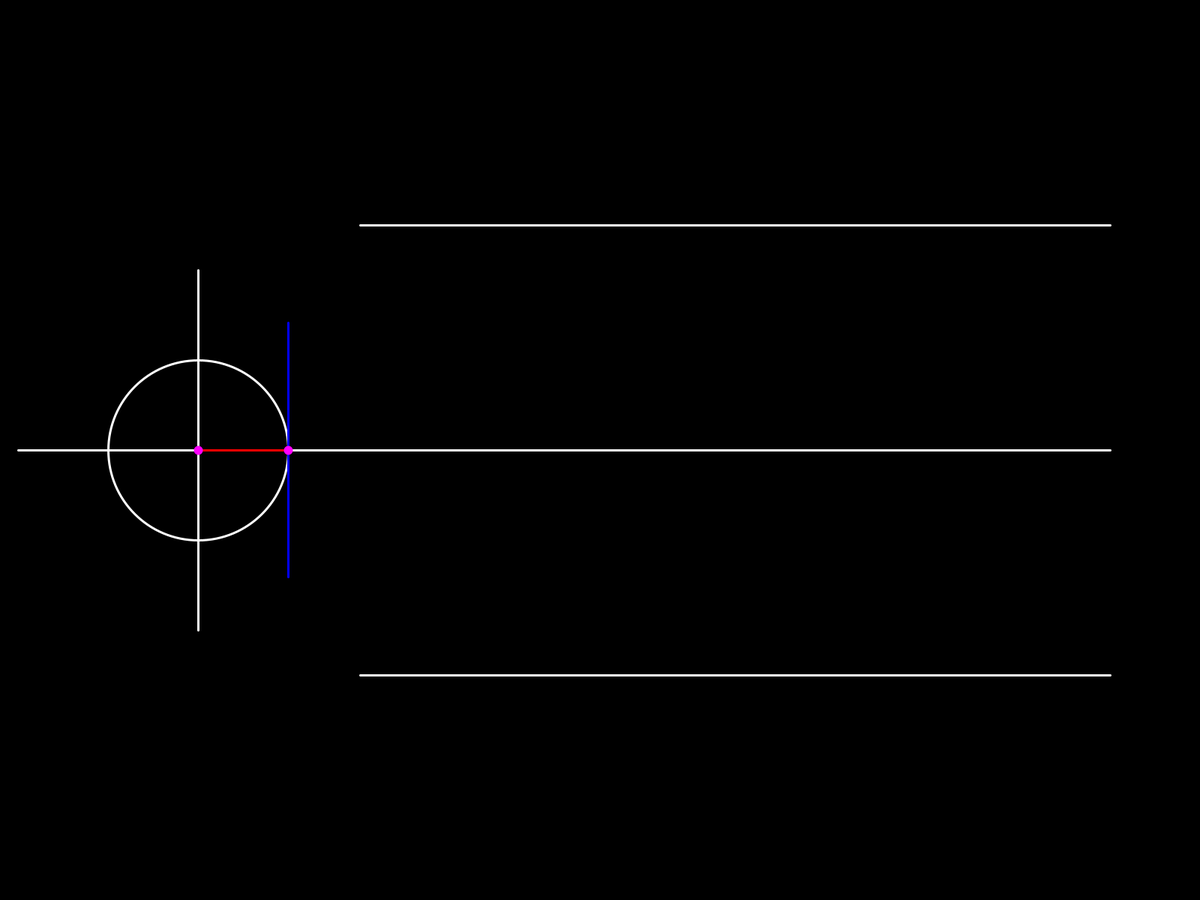
Frame 1 (no input)
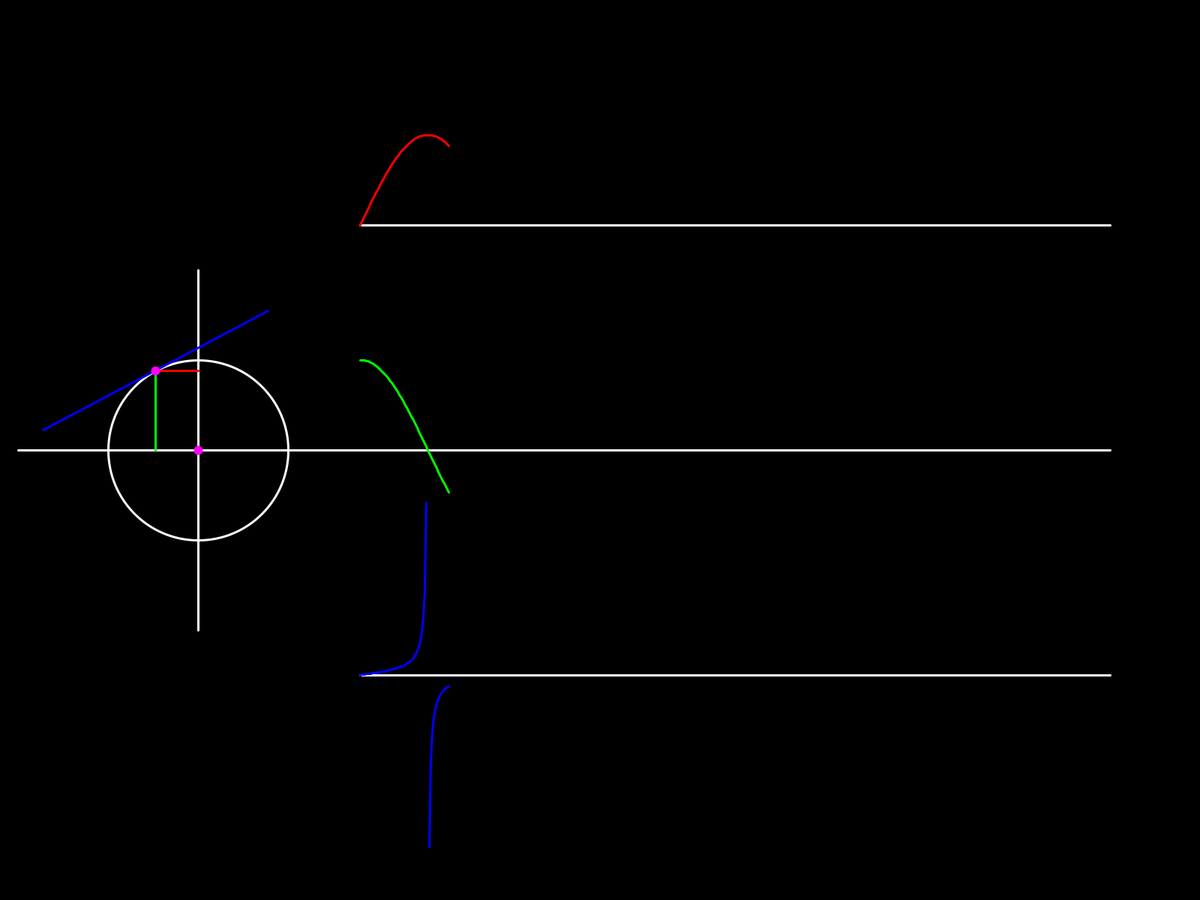
Frame 60 (the mouse pressed at the canvas centre just before this capture)
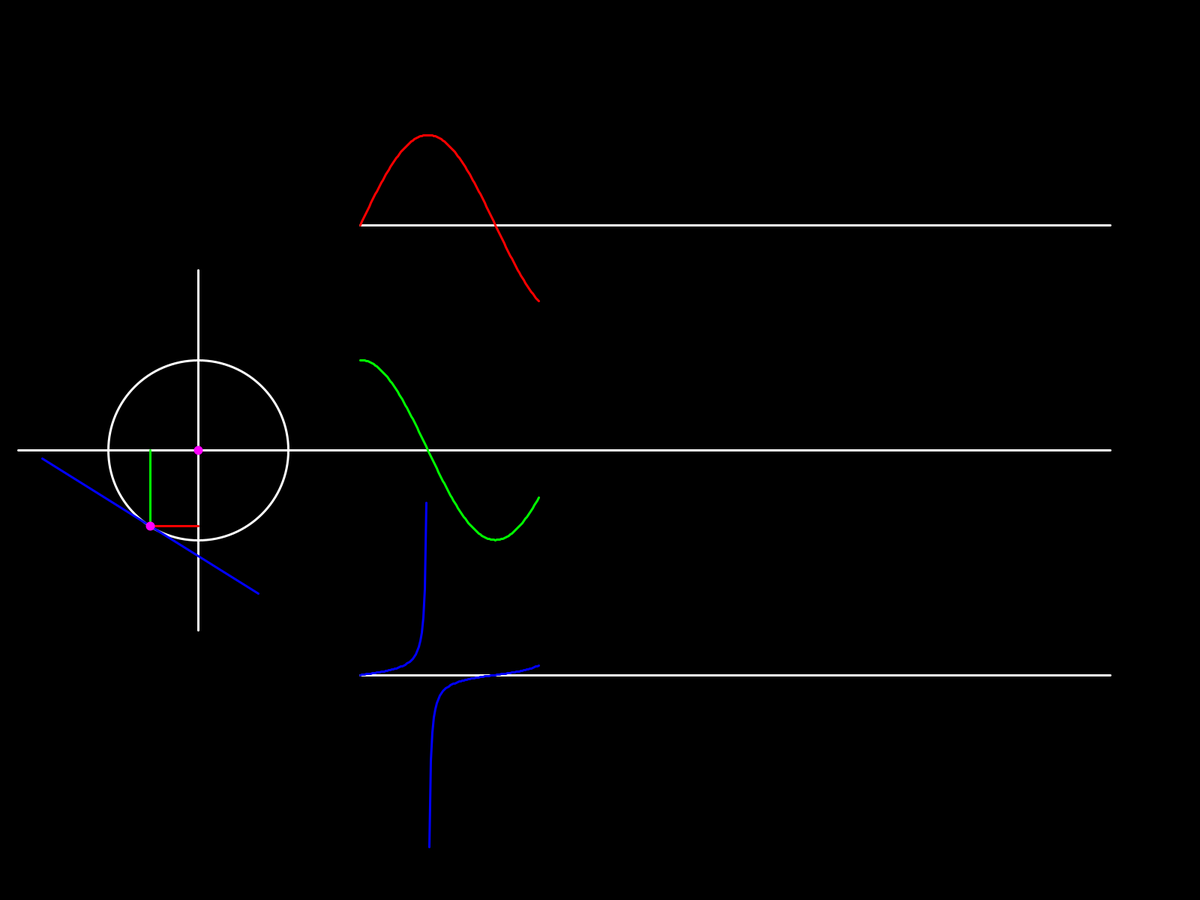
Frame 120 (the mouse held since frame 60 and released just before this capture)

The Processing sketch that drew these frames (run headless with seeded random() and noise(); from frame 60 on, the mouse is pressed at the canvas centre):

// Processing sketch: Yare_Yare_Daze
// ── Yare_Yare_Daze.pde
Visual visual;
void setup() {
  fullScreen();
  visual = new Visual(Visual.TRIGNOMETRIC, 2); //SPEED HAS TO BE A FACTOR OF 90: 1, 2, 3, 5, 6, 9, 10, 15, 18, 30, 45, 90
}

void draw() {
  background(0);
  visual.tick();
  visual.render();
}

// ── Trans.pde
class Visual { //<>//
  static final int TRIGNOMETRIC=1;
  float X, Y, x, y, sin, cos, tan, theta;
  int  r, l, speed;
  ArrayList<float[]> sincurve, coscurve, tancurve;
  boolean inf;

  Visual(int visual, int speed) {
    r=120;
    X=r*2.2;
    Y=height/2;
    l=1000;
    this.speed=speed;
    theta=-speed;
    sincurve=new ArrayList<float[]>();
    coscurve=new ArrayList<float[]>();
    tancurve=new ArrayList<float[]>();
  }
  void tick() {
    theta= theta==360-speed? 0:theta+speed;
    sin=sin(radians(theta));
    cos=cos(radians(theta));
    if (theta==90 || theta==270)
      inf=true;
    else {
      inf=false;
      tan=tan(radians(theta));
    }
    x=X+cos*r;
    y=Y-sin*r;
    coscurve.add(0, new float[]{width-r-l+coscurve.size()*speed, -cos*r+Y});
    if (coscurve.size()>l/speed) {
      coscurve.remove(l/speed);
      for (int i=0; i<coscurve.size(); i++)
        coscurve.get(i)[0]-=speed;
    }
    sincurve.add(0, new float[]{width-r-l+sincurve.size()*speed, -sin*r+Y/2});
    if (sincurve.size()>l/speed) {
      sincurve.remove(l/speed);
      for (int i=0; i<sincurve.size(); i++)
        sincurve.get(i)[0]-=speed;
    }
    if (!inf)
      tancurve.add(0, new float[]{width-r-l+tancurve.size()*speed, -tan*4*speed+Y*3/2});
    else
      tancurve.add(0, new float[]{width-r-l+tancurve.size()*speed});
    if (tancurve.size()>l/speed) {
      tancurve.remove(l/speed);
      for (int i=0; i<tancurve.size(); i++)
        tancurve.get(i)[0]-=speed;
    }
  }
  void render() {
    strokeWeight(3);
    noFill();
    stroke(255);
    ellipseMode(CENTER);
    ellipse(X, Y, r*2, r*2);
    line(X-r*2, Y, X+r*2, Y);
    line(X, Y-r*2, X, Y+r*2);
    line(width-r-l, Y/2, width-r, Y/2);
    line(width-r-l, Y, width-r, Y);
    line(width-r-l, Y*3/2, width-r, Y*3/2);
    stroke(255, 0, 0);
    line(X, y, x, y);
    beginShape();
    for (float[] cord : sincurve)
      vertex(cord[0], cord[1]);
    endShape();
    stroke(0, 255, 0);
    line(x, Y, x, y);
    beginShape();
    for (float[] cord : coscurve)
      vertex(cord[0], cord[1]);
    endShape();
    stroke(0, 0, 255);
    line(x-sqrt(2)*r*sin, y-sqrt(2)*r*cos, x+sqrt(2)*r*sin, y+sqrt(2)*r*cos);
    beginShape();
    for (float[] cord : tancurve)
      if (cord.length==1) {
        endShape();
        beginShape();
      } else
        vertex(cord[0], cord[1]);
    endShape();
    stroke(255, 0, 255);
    strokeWeight(12);
    point(X, Y);
    point(x, y);
  }
}
